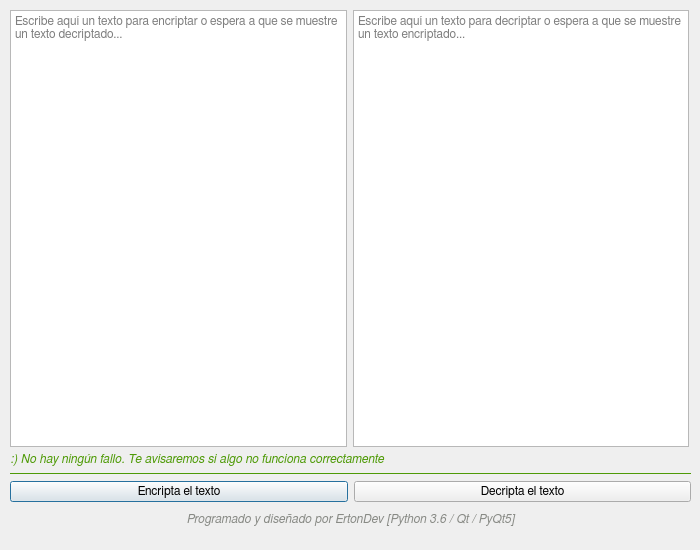
<?xml version="1.0" encoding="UTF-8"?>
<ui version="4.0">
 <class>MainWindow</class>
 <widget class="QMainWindow" name="MainWindow">
  <property name="geometry">
   <rect>
    <x>0</x>
    <y>0</y>
    <width>700</width>
    <height>550</height>
   </rect>
  </property>
  <property name="minimumSize">
   <size>
    <width>700</width>
    <height>500</height>
   </size>
  </property>
  <property name="font">
   <font>
    <family>FreeSans</family>
   </font>
  </property>
  <property name="windowTitle">
   <string>Encriptación SAJI</string>
  </property>
  <widget class="QWidget" name="centralwidget">
   <widget class="QWidget" name="verticalLayoutWidget">
    <property name="geometry">
     <rect>
      <x>0</x>
      <y>0</y>
      <width>701</width>
      <height>541</height>
     </rect>
    </property>
    <layout class="QVBoxLayout" name="verticalLayout">
     <property name="sizeConstraint">
      <enum>QLayout::SetDefaultConstraint</enum>
     </property>
     <property name="leftMargin">
      <number>10</number>
     </property>
     <property name="topMargin">
      <number>10</number>
     </property>
     <property name="rightMargin">
      <number>10</number>
     </property>
     <property name="bottomMargin">
      <number>10</number>
     </property>
     <item>
      <layout class="QHBoxLayout" name="horizontalLayout">
       <property name="sizeConstraint">
        <enum>QLayout::SetDefaultConstraint</enum>
       </property>
       <item>
        <widget class="QTextEdit" name="enc_txt">
         <property name="maximumSize">
          <size>
           <width>337</width>
           <height>16777215</height>
          </size>
         </property>
         <property name="font">
          <font>
           <family>FreeSans</family>
          </font>
         </property>
         <property name="placeholderText">
          <string>Escribe aquí un texto para encriptar o espera a que se muestre un texto decriptado...</string>
         </property>
        </widget>
       </item>
       <item>
        <widget class="QTextEdit" name="dec_txt">
         <property name="maximumSize">
          <size>
           <width>336</width>
           <height>16777215</height>
          </size>
         </property>
         <property name="placeholderText">
          <string>Escribe aquí un texto para decriptar o espera a que se muestre un texto encriptado...</string>
         </property>
        </widget>
       </item>
      </layout>
     </item>
     <item>
      <widget class="QLabel" name="status_label">
       <property name="font">
        <font>
         <italic>true</italic>
        </font>
       </property>
       <property name="styleSheet">
        <string notr="true">color: rgb(78, 154, 6)</string>
       </property>
       <property name="text">
        <string>:) No hay ningún fallo. Te avisaremos si algo no funciona correctamente</string>
       </property>
      </widget>
     </item>
     <item>
      <widget class="Line" name="status_line">
       <property name="styleSheet">
        <string notr="true">color: rgb(78, 154, 6);</string>
       </property>
       <property name="frameShadow">
        <enum>QFrame::Plain</enum>
       </property>
       <property name="lineWidth">
        <number>1</number>
       </property>
       <property name="orientation">
        <enum>Qt::Horizontal</enum>
       </property>
      </widget>
     </item>
     <item>
      <layout class="QHBoxLayout" name="horizontalLayout_2">
       <item>
        <widget class="QPushButton" name="enc_btn">
         <property name="styleSheet">
          <string notr="true"/>
         </property>
         <property name="text">
          <string>Encripta el texto</string>
         </property>
         <property name="default">
          <bool>true</bool>
         </property>
        </widget>
       </item>
       <item>
        <widget class="QPushButton" name="dec_btn">
         <property name="text">
          <string>Decripta el texto</string>
         </property>
        </widget>
       </item>
      </layout>
     </item>
     <item>
      <widget class="QLabel" name="info_label">
       <property name="font">
        <font>
         <family>FreeSans</family>
         <italic>true</italic>
        </font>
       </property>
       <property name="styleSheet">
        <string notr="true">padding: 5px;
color: rgb(136, 138, 133);</string>
       </property>
       <property name="text">
        <string>Programado y diseñado por ErtonDev [Python 3.6 / Qt / PyQt5]</string>
       </property>
       <property name="alignment">
        <set>Qt::AlignCenter</set>
       </property>
      </widget>
     </item>
    </layout>
   </widget>
  </widget>
  <action name="actionReiniciar">
   <property name="text">
    <string>Reiniciar</string>
   </property>
  </action>
  <action name="actionManual">
   <property name="text">
    <string>Manual</string>
   </property>
  </action>
  <action name="actionInformaci_n">
   <property name="text">
    <string>Información</string>
   </property>
  </action>
  <action name="actionSalir">
   <property name="text">
    <string>Salir</string>
   </property>
  </action>
  <action name="actionModo_Claro">
   <property name="text">
    <string>Modo Claro</string>
   </property>
  </action>
  <action name="actionModo_Oscuro">
   <property name="text">
    <string>Modo Oscuro</string>
   </property>
  </action>
  <action name="actionTama_o_Peque_o">
   <property name="text">
    <string>Tamaño Pequeño</string>
   </property>
  </action>
  <action name="actionTama_o_Mediano">
   <property name="text">
    <string>Tamaño Mediano</string>
   </property>
  </action>
  <action name="actionTama_o_Grande">
   <property name="text">
    <string>Tamaño Grande</string>
   </property>
  </action>
  <action name="actionEjemplo">
   <property name="text">
    <string>Ejemplo</string>
   </property>
  </action>
 </widget>
 <resources/>
 <connections/>
</ui>
